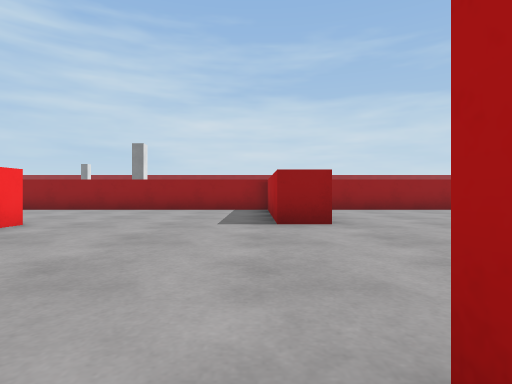
view 1 (above)

21 first-person views from a walk through a Unity game level. The camera is 0.59 m above the floor, looks level and sees 80° across. The floor is counted in squares, 1 m on a side. Each view is taken from the middle of a square. On the plan, view 1 faces up. The plan holds only what a view shows up to about 9 squares ahead; the rest is blank. The place goes on beyond the plan. The player character is not drawn.

view 2
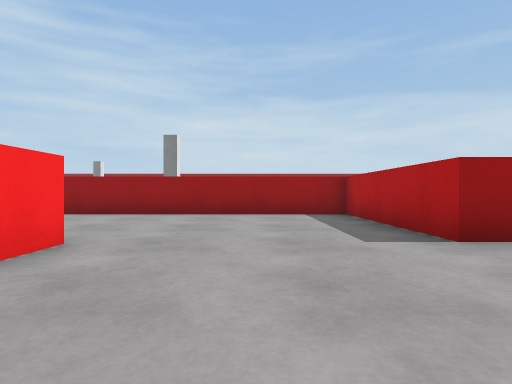

view 3
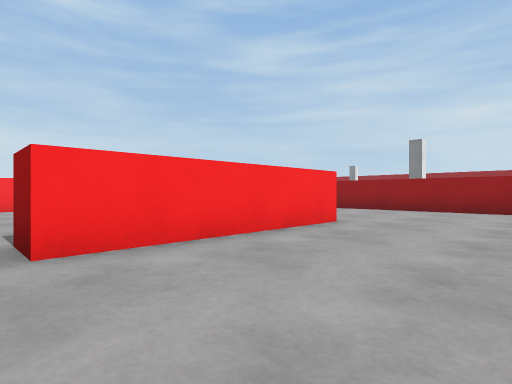

view 4
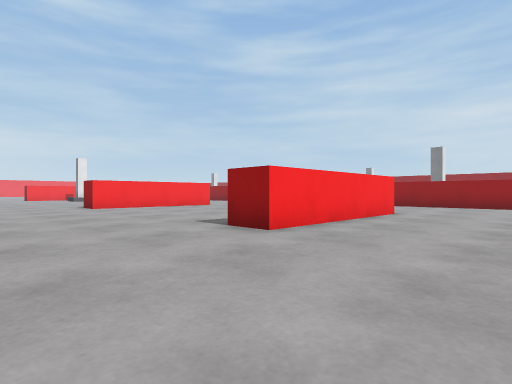

view 5
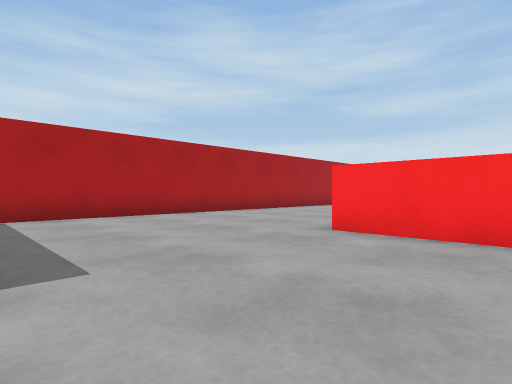

view 6
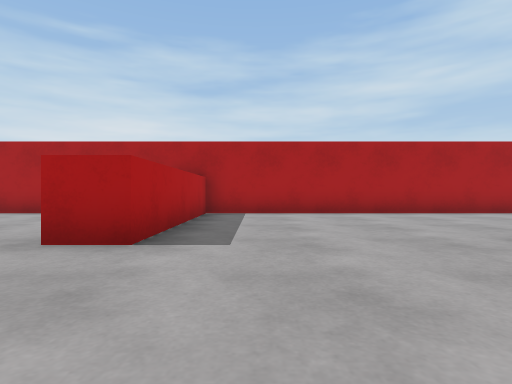

view 7
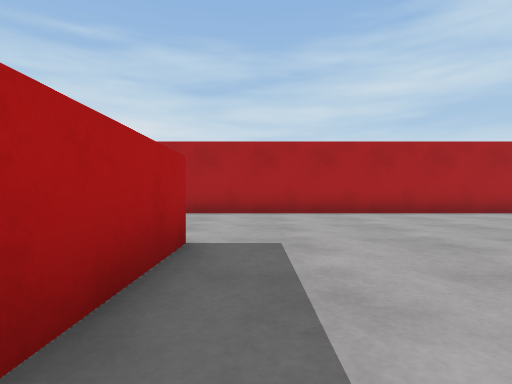

view 8
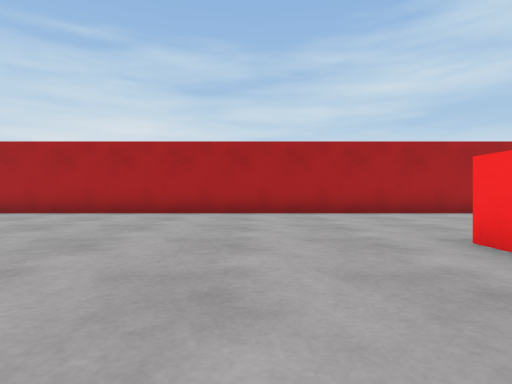

view 9
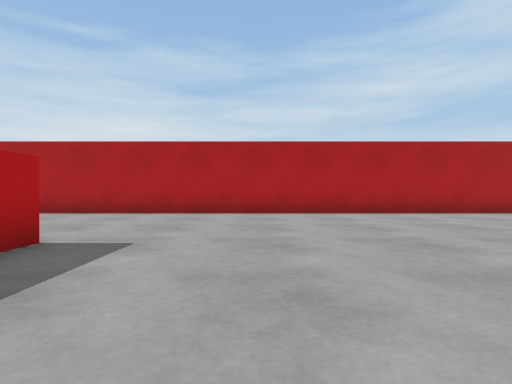

view 10
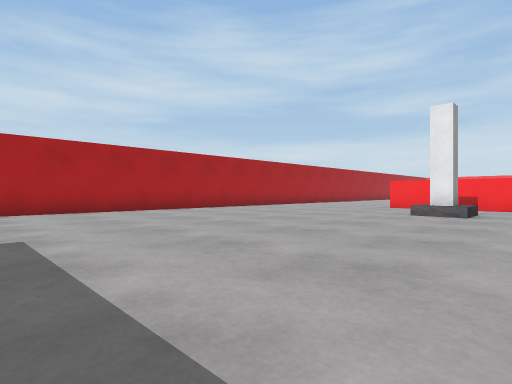

view 11
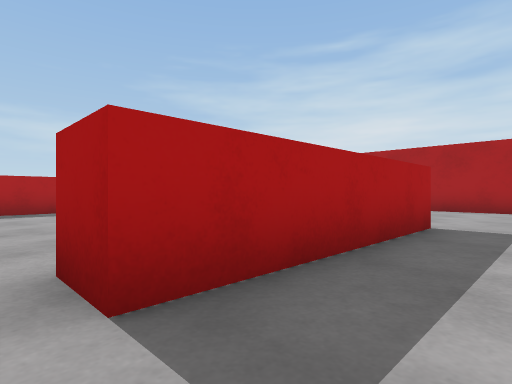

view 12
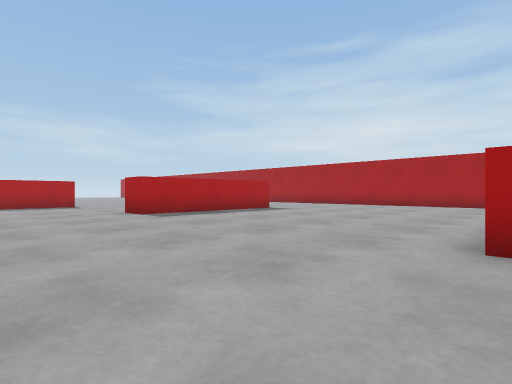

view 13
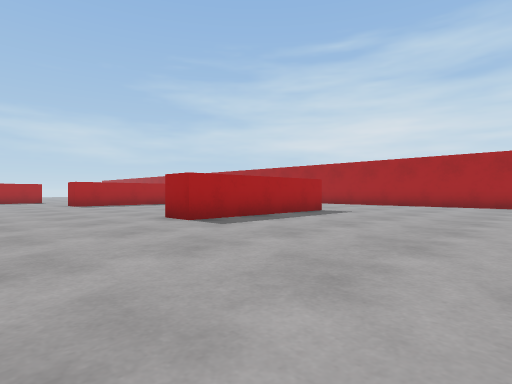

view 14
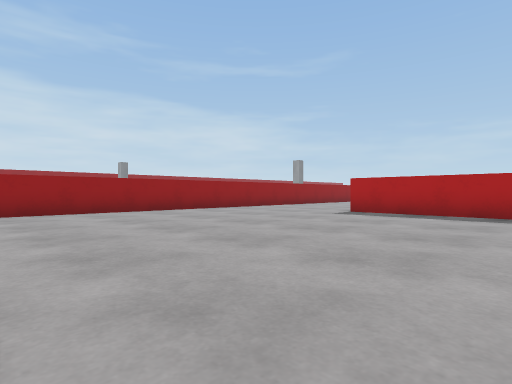

view 15
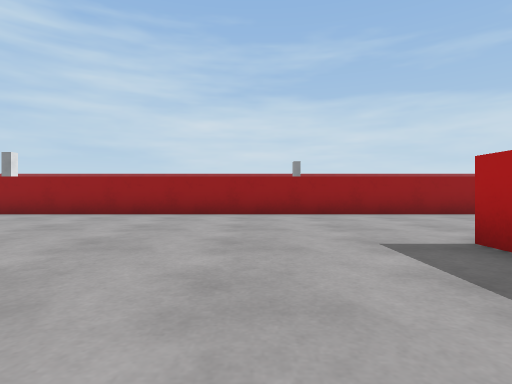

view 16
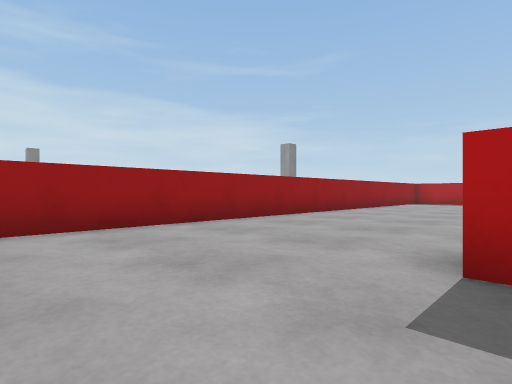

view 17
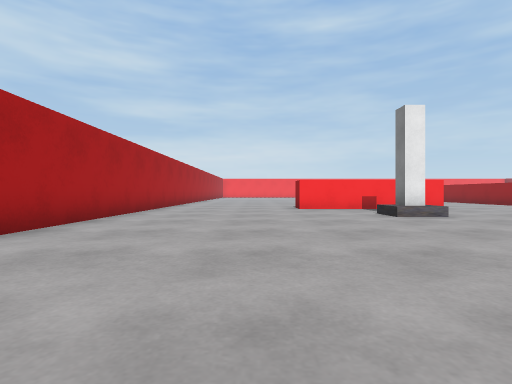

view 18
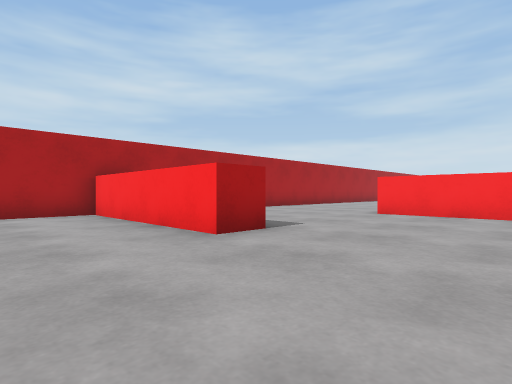

view 19
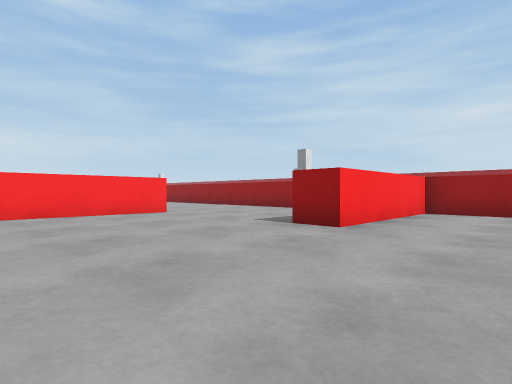

view 20
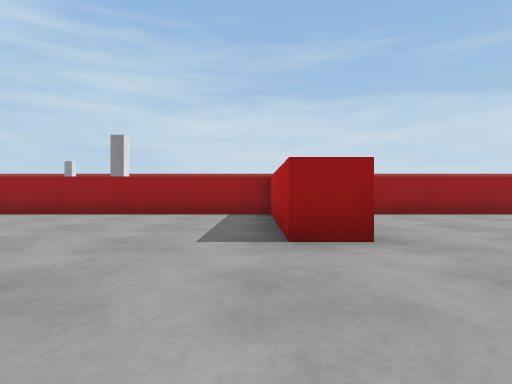

view 21
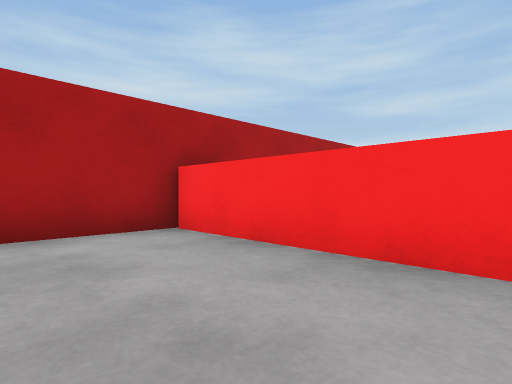

### Floor plan
Points are (right, up) in squares from view 1. A wall is a line through its corners. A room is listed if a view was taken in it or the views show most of it. See-through windows are left out.
Room 1 (views 1, 2, 3, 4, 5, 6, 7, 8, 9, 10, 11, 12, 13, 14, 15, 16, 17, 18, 19, 20, 21)
walls: (-12.5, 1.2) (-12.5, 0.4); (-5.2, 0.5) (-5.2, 5.5) (-4.2, 5.5) (-4.2, 0.5) (-5.2, 0.5); (-13.5, 0.4) (-13.5, 5.5) (-12.5, 5.5); (-22.5, -4.5) (0.4, -4.5) (0.4, 0.6) (1.4, 0.6) (1.4, -4.5) (3.6, -4.5); (4.5, 10.1) (1.4, 10.1) (1.4, 5.6) (0.4, 5.6) (0.4, 10.1) (-22.5, 10.1)
objects: other object (-22, 3)

Positions as (right, up) in squares from view 1, and headings:
1: (0, 0), facing up
2: (-2, 2), facing up
3: (-1, 0), facing up-left
4: (-1, -3), facing up-left
5: (0, 3), facing down-left
6: (-1, 4), facing down
7: (-6, 4), facing down
8: (-10, 4), facing down
9: (-16, 4), facing down
10: (-14, 5), facing down-left
11: (-15, 6), facing down-right
12: (-13, 9), facing down-right
13: (-19, 9), facing down-right
14: (-22, 1), facing up-right
15: (-16, 2), facing up
16: (-16, 5), facing up-right
17: (-15, -1), facing left
18: (4, 4), facing down-left
19: (4, 1), facing up-left
20: (0, 2), facing up
21: (4, 0), facing down-left
